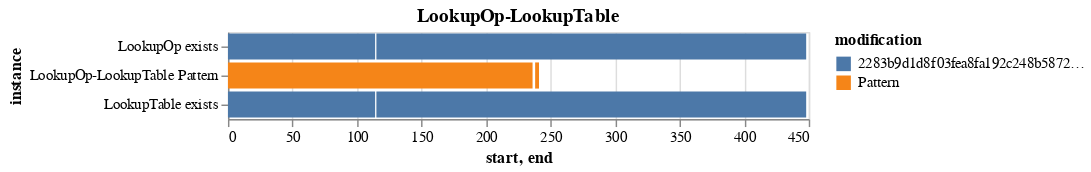
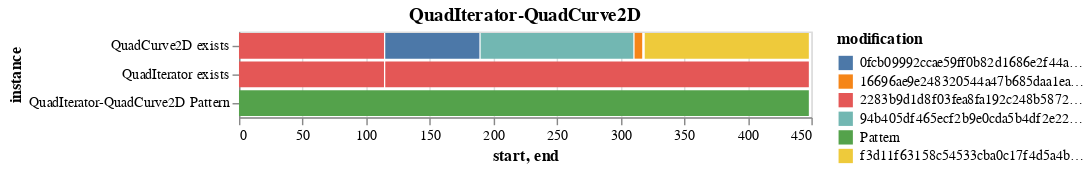
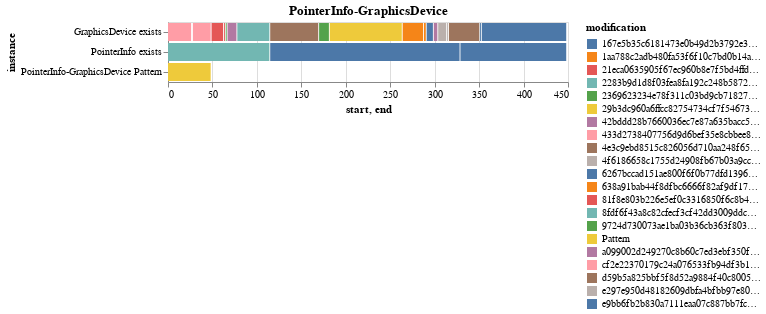
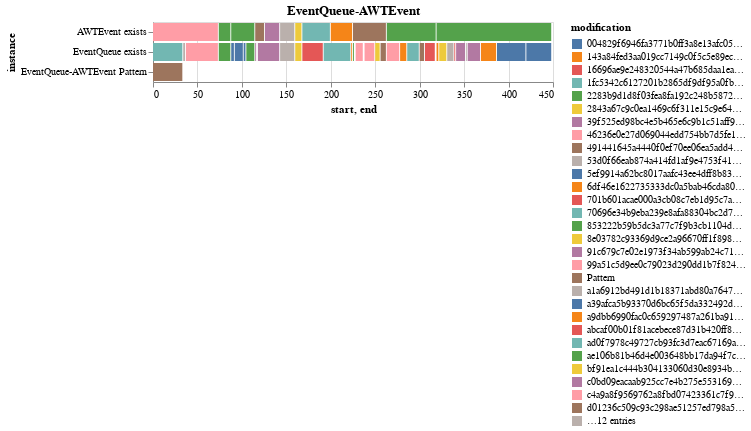

Notebook code for these charts, in order:
### Code cell
for x in parser.get_detected_patterns('Strategy'): 
    display(parser.git_pattern_instance_chart(x, 'Strategy'))

### Figure 1 — Vega-Lite specification as saved in the notebook (floating-point values rounded to 4 significant figures)
{"config": {"view": {"continuousWidth": 400, "continuousHeight": 300}}, "data": {"name": "data-e897522adf13428b3fd104d82cea369d"}, "mark": "bar", "encoding": {"color": {"type": "nominal", "field": "modification"}, "x": {"type": "quantitative", "field": "start"}, "x2": {"field": "end"}, "y": {"type": "nominal", "field": "instance"}}, "title": "LookupOp-LookupTable", "$schema": "https://vega.github.io/schema/vega-lite/v4.8.1.json", "datasets": {"data-e897522adf13428b3fd104d82cea369d": [{"instance": "LookupOp exists", "modification": "2283b9d1d8f03fea8fa192c248b58726a66a6eaf", "start": 0, "end": 114, "pattern": null}, {"instance": "LookupTable exists", "modification": "2283b9d1d8f03fea8fa192c248b58726a66a6eaf", "start": 0, "end": 114, "pattern": null}, {"instance": "LookupOp-LookupTable Pattern", "modification": "Pattern", "start": 0, "end": 236, "pattern": "Strategy"}, {"instance": "LookupOp-LookupTable Pattern", "modification": "Pattern", "start": 238, "end": 241, "pattern": "Strategy"}, {"instance": "LookupOp exists", "modification": "2283b9d1d8f03fea8fa192c248b58726a66a6eaf", "start": 115, "end": 448, "pattern": null}, {"instance": "LookupTable exists", "modification": "2283b9d1d8f03fea8fa192c248b58726a66a6eaf", "start": 115, "end": 448, "pattern": null}]}}

### Figure 2 — Vega-Lite specification as saved in the notebook (floating-point values rounded to 4 significant figures)
{"config": {"view": {"continuousWidth": 400, "continuousHeight": 300}}, "data": {"name": "data-cde522c4cb9cd1c5b66fa21c063eb768"}, "mark": "bar", "encoding": {"color": {"type": "nominal", "field": "modification"}, "x": {"type": "quantitative", "field": "start"}, "x2": {"field": "end"}, "y": {"type": "nominal", "field": "instance"}}, "title": "QuadIterator-QuadCurve2D", "$schema": "https://vega.github.io/schema/vega-lite/v4.8.1.json", "datasets": {"data-cde522c4cb9cd1c5b66fa21c063eb768": [{"instance": "QuadIterator exists", "modification": "2283b9d1d8f03fea8fa192c248b58726a66a6eaf", "start": 0, "end": 114, "pattern": null}, {"instance": "QuadCurve2D exists", "modification": "2283b9d1d8f03fea8fa192c248b58726a66a6eaf", "start": 0, "end": 114, "pattern": null}, {"instance": "QuadCurve2D exists", "modification": "0fcb09992ccae59ff0b82d1686e2f44ab9e850f0", "start": 115, "end": 189, "pattern": null}, {"instance": "QuadCurve2D exists", "modification": "94b405df465ecf2b9e0cda5b4df2e22dd615d570", "start": 190, "end": 310, "pattern": null}, {"instance": "QuadCurve2D exists", "modification": "16696ae9e248320544a47b685daa1ea24b36e946", "start": 311, "end": 317, "pattern": null}, {"instance": "QuadCurve2D exists", "modification": "f3d11f63158c54533cba0c17f4d5a4b02ebf0de6", "start": 318, "end": 318, "pattern": null}, {"instance": "QuadIterator-QuadCurve2D Pattern", "modification": "Pattern", "start": 0, "end": 448, "pattern": "Strategy"}, {"instance": "QuadIterator exists", "modification": "2283b9d1d8f03fea8fa192c248b58726a66a6eaf", "start": 115, "end": 448, "pattern": null}, {"instance": "QuadCurve2D exists", "modification": "f3d11f63158c54533cba0c17f4d5a4b02ebf0de6", "start": 319, "end": 448, "pattern": null}]}}

### Figure 3 — Vega-Lite specification as saved in the notebook (floating-point values rounded to 4 significant figures)
{"config": {"view": {"continuousWidth": 400, "continuousHeight": 300}}, "data": {"name": "data-4e3be8de482092f7ad939655dd20a6cb"}, "mark": "bar", "encoding": {"color": {"type": "nominal", "field": "modification"}, "x": {"type": "quantitative", "field": "start"}, "x2": {"field": "end"}, "y": {"type": "nominal", "field": "instance"}}, "title": "PointerInfo-GraphicsDevice", "$schema": "https://vega.github.io/schema/vega-lite/v4.8.1.json", "datasets": {"data-4e3be8de482092f7ad939655dd20a6cb": [{"instance": "GraphicsDevice exists", "modification": "cf2e22370179c24a076533fb94df3b1ac248a13b", "start": 0, "end": 26, "pattern": null}, {"instance": "GraphicsDevice exists", "modification": "8fdf6f43a8c82cfecf3cf42dd3009ddc75393bc2", "start": 27, "end": 27, "pattern": null}, {"instance": "PointerInfo-GraphicsDevice Pattern", "modification": "Pattern", "start": 0, "end": 48, "pattern": "Strategy"}, {"instance": "GraphicsDevice exists", "modification": "433d2738407756d9d6bef35e8cbbee8cb94ac124", "start": 28, "end": 48, "pattern": null}, {"instance": "PointerInfo-GraphicsDevice Pattern", "modification": "Pattern", "start": 60, "end": 60, "pattern": "Strategy"}, {"instance": "GraphicsDevice exists", "modification": "81f8e803b226e5ef0c3316850f6c8b4701907a6f", "start": 49, "end": 62, "pattern": null}, {"instance": "PointerInfo-GraphicsDevice Pattern", "modification": "Pattern", "start": 64, "end": 64, "pattern": "Strategy"}, {"instance": "GraphicsDevice exists", "modification": "21eca0635905f67ec960b8e7f5bd4ffd46063bd3", "start": 63, "end": 64, "pattern": null}, {"instance": "GraphicsDevice exists", "modification": "2369623234e78f311c03bd9cb7182729733b3d95", "start": 65, "end": 66, "pattern": null}, {"instance": "GraphicsDevice exists", "modification": "42bddd28b7660036ec7e87a635bacc527419c049", "start": 67, "end": 77, "pattern": null}, {"instance": "PointerInfo exists", "modification": "2283b9d1d8f03fea8fa192c248b58726a66a6eaf", "start": 0, "end": 114, "pattern": null}, {"instance": "GraphicsDevice exists", "modification": "2283b9d1d8f03fea8fa192c248b58726a66a6eaf", "start": 78, "end": 114, "pattern": null}, {"instance": "GraphicsDevice exists", "modification": "d59b5a825bbf5f8d52a9884f40c80057b0f591c7", "start": 115, "end": 169, "pattern": null}, {"instance": "GraphicsDevice exists", "modification": "9724d730073ae1ba03b36cb363f80338ebb284c1", "start": 170, "end": 181, "pattern": null}, {"instance": "GraphicsDevice exists", "modification": "29b3dc960a6ffcc82754734cf7f54673d795d28f", "start": 182, "end": 263, "pattern": null}, {"instance": "GraphicsDevice exists", "modification": "1aa788c2adb480fa53f6f10c7bd0b14abde391f2", "start": 264, "end": 287, "pattern": null}, {"instance": "GraphicsDevice exists", "modification": "638a91bab44f8dfbc6666f82af9df1725215cd65", "start": 288, "end": 290, "pattern": null}, {"instance": "GraphicsDevice exists", "modification": "e9bb6fb2b830a7111eaa07c887bb7fc9926649c8", "start": 291, "end": 298, "pattern": null}, {"instance": "GraphicsDevice exists", "modification": "a099002d249270c8b60c7ed3ebf350f0ae83aef5", "start": 299, "end": 303, "pattern": null}, {"instance": "GraphicsDevice exists", "modification": "4f6186658c1755d24908fb67b03a9cc2fbfab5f0", "start": 304, "end": 313, "pattern": null}, {"instance": "GraphicsDevice exists", "modification": "e297e950d48182609dbfa4bfbb97e80c06fcb55c", "start": 314, "end": 315, "pattern": null}, {"instance": "PointerInfo exists", "modification": "6267bccad151ae800f6f0b77dfd13965a938d789", "start": 115, "end": 328, "pattern": null}, {"instance": "GraphicsDevice exists", "modification": "4e3c9ebd8515c826056d710aa248f65c91404e02", "start": 316, "end": 350, "pattern": null}, {"instance": "GraphicsDevice exists", "modification": "167e5b35c6181473e0b49d2b3792e3256d457f51", "start": 351, "end": 352, "pattern": null}, {"instance": "PointerInfo exists", "modification": "6267bccad151ae800f6f0b77dfd13965a938d789", "start": 329, "end": 448, "pattern": null}, {"instance": "GraphicsDevice exists", "modification": "167e5b35c6181473e0b49d2b3792e3256d457f51", "start": 353, "end": 448, "pattern": null}]}}

### Figure 4 — Vega-Lite specification as saved in the notebook (floating-point values rounded to 4 significant figures)
{"config": {"view": {"continuousWidth": 400, "continuousHeight": 300}}, "data": {"name": "data-ed455eb1fff7780090602bbaedfe8834"}, "mark": "bar", "encoding": {"color": {"type": "nominal", "field": "modification"}, "x": {"type": "quantitative", "field": "start"}, "x2": {"field": "end"}, "y": {"type": "nominal", "field": "instance"}}, "title": "EventQueue-AWTEvent", "$schema": "https://vega.github.io/schema/vega-lite/v4.8.1.json", "datasets": {"data-ed455eb1fff7780090602bbaedfe8834": [{"instance": "EventQueue-AWTEvent Pattern", "modification": "Pattern", "pattern": "Strategy", "start": 0, "end": 33}, {"instance": "EventQueue exists", "modification": "eb8de3bb948e7953fb26341ba0aed1553140f9ef", "pattern": null, "start": 0, "end": 33}, {"instance": "EventQueue exists", "modification": "53d0f66eab874a414fd1af9e4753f4132d322d8e", "pattern": null, "start": 34, "end": 36}, {"instance": "EventQueue-AWTEvent Pattern", "modification": "Pattern", "pattern": "Strategy", "start": 38, "end": 38}, {"instance": "EventQueue-AWTEvent Pattern", "modification": "Pattern", "pattern": "Strategy", "start": 60, "end": 60}, {"instance": "EventQueue exists", "modification": "46236e0e27d069044edd754bb7d5fe1d1af67c6c", "pattern": null, "start": 37, "end": 73}, {"instance": "AWTEvent exists", "modification": "46236e0e27d069044edd754bb7d5fe1d1af67c6c", "pattern": null, "start": 0, "end": 73}, {"instance": "EventQueue exists", "modification": "ae106b81b46d4e003648bb17da94f7c437a52c34", "pattern": null, "start": 74, "end": 87}, {"instance": "AWTEvent exists", "modification": "ae106b81b46d4e003648bb17da94f7c437a52c34", "pattern": null, "start": 74, "end": 87}, {"instance": "EventQueue exists", "modification": "004829f6946fa3771b0ff3a8e13afc05ad9f3947", "pattern": null, "start": 88, "end": 91}, {"instance": "EventQueue exists", "modification": "5ef9914a62bc8017aafc43ee4dff8b83d205d335", "pattern": null, "start": 92, "end": 101}, {"instance": "EventQueue exists", "modification": "ff19253d5d3c8abecdaadc893b19697b1b912fc5", "pattern": null, "start": 102, "end": 104}, {"instance": "EventQueue exists", "modification": "2283b9d1d8f03fea8fa192c248b58726a66a6eaf", "pattern": null, "start": 105, "end": 114}, {"instance": "AWTEvent exists", "modification": "2283b9d1d8f03fea8fa192c248b58726a66a6eaf", "pattern": null, "start": 88, "end": 114}, {"instance": "EventQueue exists", "modification": "c0bd09eacaab925cc7e4b275e5531699e55035cc", "pattern": null, "start": 115, "end": 116}, {"instance": "EventQueue exists", "modification": "a39afca5b93370d6bc65f5da332492df604b6359", "pattern": null, "start": 117, "end": 117}, {"instance": "AWTEvent exists", "modification": "491441645a4440f0ef70ee06ea5add42ec126c47", "pattern": null, "start": 115, "end": 125}, {"instance": "EventQueue exists", "modification": "f58572138c4a8f777dbca30463b32b4f0ac20895", "pattern": null, "start": 118, "end": 142}, {"instance": "AWTEvent exists", "modification": "f58572138c4a8f777dbca30463b32b4f0ac20895", "pattern": null, "start": 126, "end": 142}, {"instance": "EventQueue exists", "modification": "a1a6912bd491d1b18371abd80a764744805ca13b", "pattern": null, "start": 143, "end": 159}, {"instance": "AWTEvent exists", "modification": "a1a6912bd491d1b18371abd80a764744805ca13b", "pattern": null, "start": 143, "end": 159}, {"instance": "EventQueue exists", "modification": "bf91ea1c444b304133060d30e8934b8d545eeed8", "pattern": null, "start": 160, "end": 167}, {"instance": "AWTEvent exists", "modification": "bf91ea1c444b304133060d30e8934b8d545eeed8", "pattern": null, "start": 160, "end": 167}, {"instance": "EventQueue exists", "modification": "701b601acae000a3cb08c7eb1d95c7a5cb3f3be9", "pattern": null, "start": 168, "end": 191}, {"instance": "AWTEvent exists", "modification": "ad0f7978c49727cb93fc3d7eac67169a4fd67b61", "pattern": null, "start": 168, "end": 199}, {"instance": "EventQueue exists", "modification": "70696e34b9eba239e8afa88304bc2d712f2d9479", "pattern": null, "start": 192, "end": 222}, {"instance": "EventQueue exists", "modification": "6df46e1622735333dc0a5bab46cda8043b988b7b", "pattern": null, "start": 223, "end": 224}, {"instance": "AWTEvent exists", "modification": "6df46e1622735333dc0a5bab46cda8043b988b7b", "pattern": null, "start": 200, "end": 224}, {"instance": "EventQueue exists", "modification": "853222b59b5dc3a77c7f9b3cb1104d121483010b", "pattern": null, "start": 225, "end": 226}, {"instance": "EventQueue exists", "modification": "f52ce39b140671b82769ddb2cbdacdc200fb2727", "pattern": null, "start": 227, "end": 227}, {"instance": "EventQueue exists", "modification": "99a51c5d9ee0c79023d290dd1b7f824037aa5d44", "pattern": null, "start": 228, "end": 236}, {"instance": "EventQueue exists", "modification": "eaed45bc4a35745e5df306829d00f53ca8974cbc", "pattern": null, "start": 237, "end": 237}, {"instance": "EventQueue exists", "modification": "c4a9a8f9569762a8fbd07423361c7f9692ee174c", "pattern": null, "start": 238, "end": 249}, {"instance": "EventQueue exists", "modification": "2843a67c9c0ea1469c6f311e15c9e641055c085d", "pattern": null, "start": 250, "end": 255}, {"instance": "EventQueue exists", "modification": "f7f15ab1605aa0ac7310abee9f604b5a45d47577", "pattern": null, "start": 256, "end": 262}, {"instance": "AWTEvent exists", "modification": "f7f15ab1605aa0ac7310abee9f604b5a45d47577", "pattern": null, "start": 225, "end": 262}, {"instance": "EventQueue exists", "modification": "f61c7179b5569c70c0954e0f5ae218ac2bfea067", "pattern": null, "start": 263, "end": 277}, {"instance": "EventQueue exists", "modification": "de32383e938d770799a5d600db537694a00fef4b", "pattern": null, "start": 278, "end": 285}, {"instance": "EventQueue exists", "modification": "1fc5342c6127201b2865df9df95a0fbceb3f33e7", "pattern": null, "start": 286, "end": 299}, {"instance": "EventQueue exists", "modification": "d01236c509c93c298ae51257ed798a53d9a50f77", "pattern": null, "start": 300, "end": 305}, {"instance": "EventQueue exists", "modification": "16696ae9e248320544a47b685daa1ea24b36e946", "pattern": null, "start": 306, "end": 317}, {"instance": "EventQueue exists", "modification": "f3d11f63158c54533cba0c17f4d5a4b02ebf0de6", "pattern": null, "start": 318, "end": 318}, {"instance": "AWTEvent exists", "modification": "f3d11f63158c54533cba0c17f4d5a4b02ebf0de6", "pattern": null, "start": 263, "end": 318}, {"instance": "EventQueue exists", "modification": "143a84fed3aa019cc7149c0f5c5e89ec5dd4e2e6", "pattern": null, "start": 319, "end": 321}, {"instance": "EventQueue exists", "modification": "8e03782c93369d9ce2a96670ff1f89846c3d1162", "pattern": null, "start": 322, "end": 330}, {"instance": "EventQueue exists", "modification": "fd7193a4b63f318d7c208e79f1e0f17f7cbc0e82", "pattern": null, "start": 331, "end": 338}, {"instance": "EventQueue exists", "modification": "abcaf00b01f81acebece87d31b420ff85f960c89", "pattern": null, "start": 339, "end": 340}, {"instance": "EventQueue exists", "modification": "91c679c7e02e1973f34ab599ab24c71df8fc6715", "pattern": null, "start": 341, "end": 351}, {"instance": "EventQueue exists", "modification": "d1fed2d3bd4084132e87cae371d5713986fbd53a", "pattern": null, "start": 352, "end": 353}, {"instance": "EventQueue exists", "modification": "39f525ed98bc4e5b465e6c9b1c51aff9315ca31f", "pattern": null, "start": 354, "end": 368}, {"instance": "EventQueue exists", "modification": "a9dbb6990fac0c659297487a261ba9170e5fb3ad", "pattern": null, "start": 369, "end": 386}, {"instance": "EventQueue exists", "modification": "d55f8cd497d749640ca22a3231f15a0ed3f5c50a", "pattern": null, "start": 387, "end": 419}, {"instance": "EventQueue exists", "modification": "d55f8cd497d749640ca22a3231f15a0ed3f5c50a", "pattern": null, "start": 420, "end": 448}, {"instance": "AWTEvent exists", "modification": "f3d11f63158c54533cba0c17f4d5a4b02ebf0de6", "pattern": null, "start": 319, "end": 448}]}}
